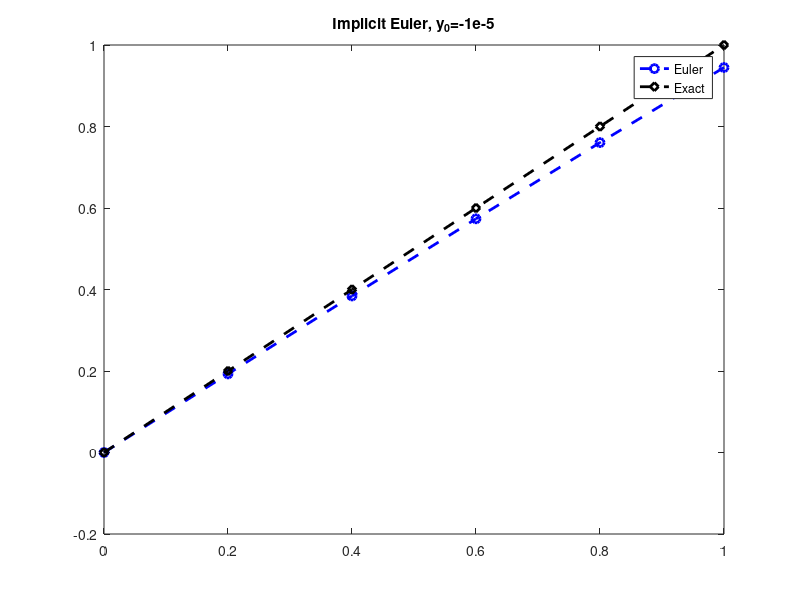
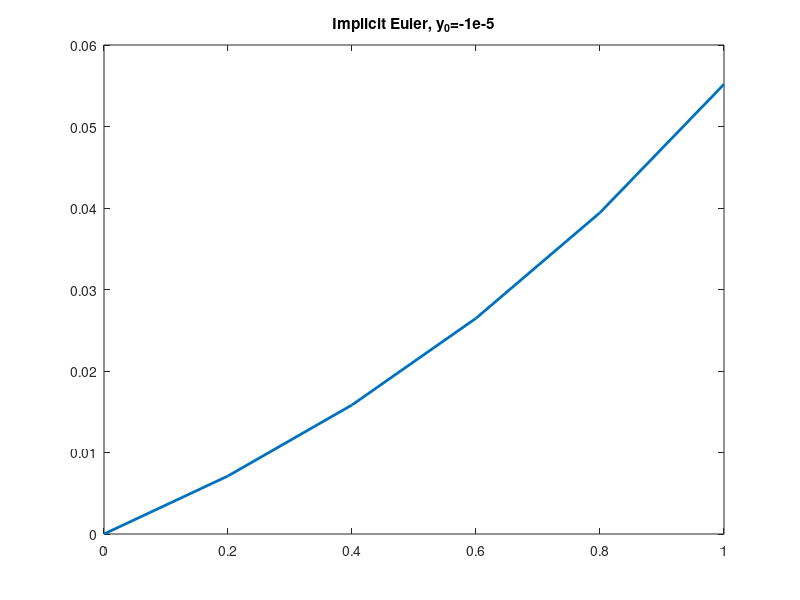
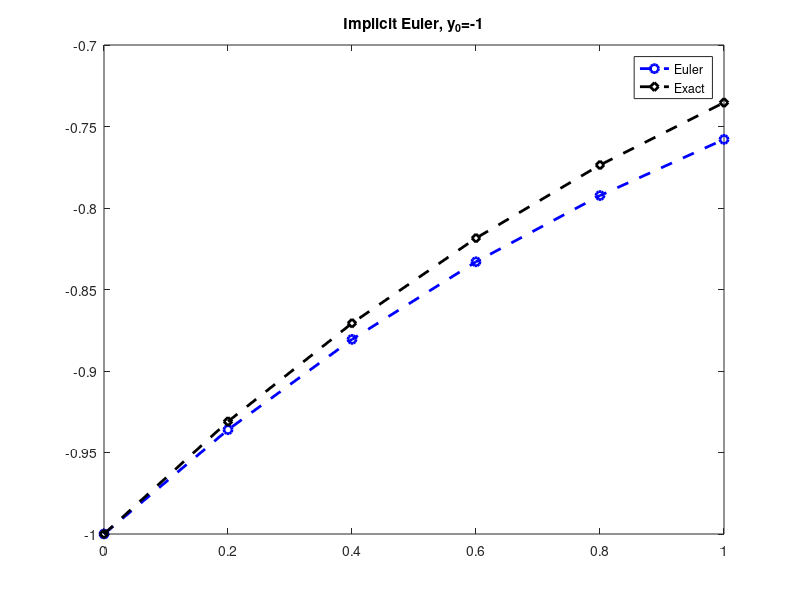
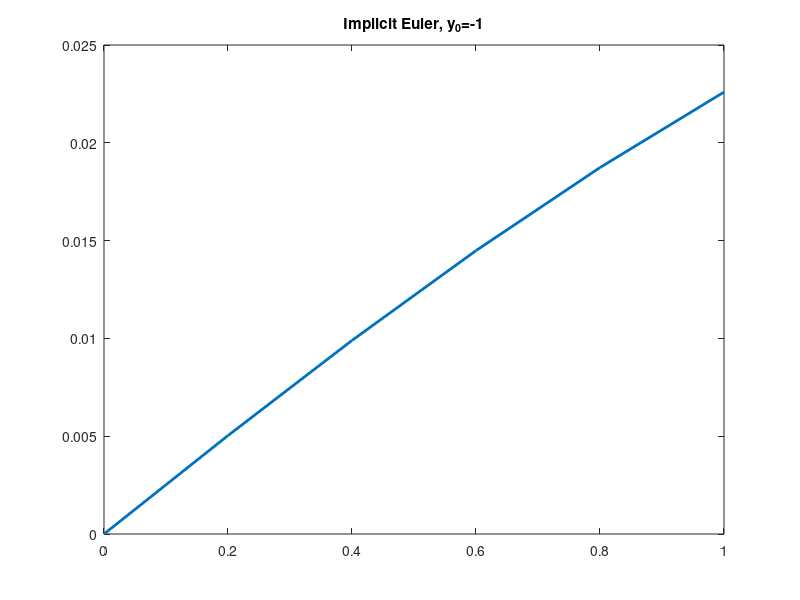

Recreate these plots in MATLAB, in order.
%% Analytical Solution
y0=-1e-5;
h=0.2;
t=0:h:1;
y1=-log(exp(-y0)+exp(-t)-1);
%plot(t,y1,'LineWidth',2)
%% Implicit Euler
y=-1e-5;
y0=y;
h=0.2;
t=0:h:1;
y1=-log(exp(-y0)+exp(-t)-1);
for i=2:6
    t(i)=t(i-1)+h;
    y_new=y(i-1)+h*exp(y(i-1)-t(i));
    y(i)=y(i-1)+h*(exp(y_new-t(i)));
end
figure(2)
plot(t,y,'--bo','LineWidth',2)
hold on 
plot(t,y1,'--kd','LineWidth',2)
hold off
title('Implicit Euler, y_0=-1e-5')
legend('Euler','Exact')
saveas(gcf,'Linearized_1.jpg')
error1=abs(y-y1);
figure(3)
plot(t,error1,'LineWidth',2)
title('Implicit Euler, y_0=-1e-5')
saveas(gcf,'Error_Linearized_1.jpg')
%% Implicit Euler y=-1
y=-1;
y0=y;
h=0.2;
t=0:h:1;
y1=-log(exp(-y0)+exp(-t)-1);
for i=2:6
    t(i)=t(i-1)+h;
    y_new=y(i-1)+h*exp(y(i-1)-t(i));
    y(i)=y(i-1)+h*(exp(y_new-t(i)));
end
figure(4)

plot(t,y,'--bo','LineWidth',2)
hold on 
plot(t,y1,'--kd','LineWidth',2)
hold off
title('Implicit Euler, y_0=-1')
legend('Euler','Exact')
saveas(gcf,'Linearized_2.jpg')
error2=abs(y-y1);
figure(5)

plot(t,error2,'LineWidth',2)
title('Implicit Euler, y_0=-1')
saveas(gcf,'Error_Linearized_2.jpg')
%% Linearized Implicit Euler y=-1e-5
y=-1e-5;
h=0.2;
t=0:h:1;
y0=y;
y1=-log(exp(-y0)+exp(-t)-1);
for i=2:6
    f=exp(y(i-1)-t(i-1));
    f1=exp(y(i-1)-t(i));
    df=exp(y(i-1)-t(i));
    y(i)=(y(i-1)+h*(f1+df))/(1-h*df);
end
figure(6)

plot(t,y,'--bo','LineWidth',2)
hold on 
plot(t,y1,'--kd','LineWidth',2)
hold off
title('Linearized Implicit Euler, y_0=-1e-5')

legend('Euler','Exact')
saveas(gcf,'Linearized_3.jpg')
error3=abs(y-y1);
figure(7)

plot(t,error3,'LineWidth',2)
title('Linearized Implicit Euler Error, y_0=-1e-5')
saveas(gcf,'Error_Linearized_3.jpg')
%% Linearized Implicit Euler y=-1
y=-1;
h=0.2;
t=0:h:1;
y0=y;
y1=-log(exp(-y0)+exp(-t)-1);
for i=2:6
    f=exp(y(i-1)-t(i-1));
    f1=exp(y(i-1)-t(i));
    df=exp(y(i-1)-t(i));
    y(i)=(y(i-1)+h*(f1+df))/(1-h*df);
end
figure(8)

plot(t,y,'--bo','LineWidth',2)
hold on 
plot(t,y1,'--kd','LineWidth',2)
hold off
title('Linearized Implicit Euler, y_0=-1')
legend('Euler','Exact')
saveas(gcf,'Linearized_4.jpg')
error4=abs(y-y1);

figure(9)

plot(t,error4,'LineWidth',2)
title('Linearized Implicit Euler Error, y_0=-1')
saveas(gcf,'Error_Linearized_4.jpg')